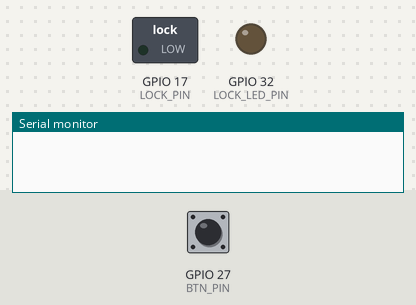
A sketch run on a simulated ESP32. Parts: switched loads named in the sketch (green lamp = pin HIGH), output pins drawn as LEDs (lit = HIGH), the last lines printed to the serial monitor. Inputs (shaded band) come from the test bench; at power-on: GPIO 27 (BTN_PIN) HIGH.

Above: at 1.2 s.
1.3 s: GPIO 27 (BTN_PIN) pulled LOW for 0.15 s
At 1.7 s:
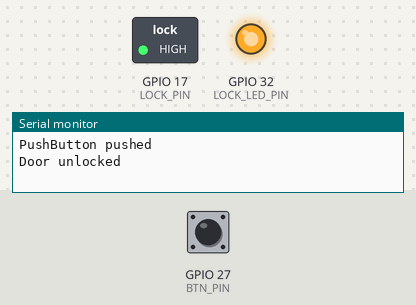
Timing chart, 0 to 7.8 s (numbered marks = the images above; inputs shaded):
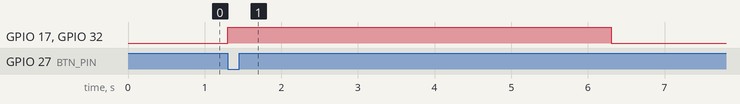

The sketch:

session_2.ino
```cpp
// (licence header left out)
#define LOCK_LED_PIN     32
#define LOCK_PIN         17
#define BTN_PIN          27

#define UNLOCK_TIMEOUT   5000  // Millisecond. For auto-relock

// Variables
int btnState = HIGH; // button not pushed by default
// Lock related variables
bool isLocked = true;
unsigned long lastUnlockTime = 0;        // The last time unlocked

void gpioSetup() {
  // Setup outputs
  pinMode(LOCK_LED_PIN, OUTPUT);
  pinMode(LOCK_PIN, OUTPUT);
  // Setup input with pull-up
  pinMode(BTN_PIN, INPUT_PULLUP);
  // Initialize outputs
  digitalWrite(LOCK_LED_PIN, LOW);
  digitalWrite(LOCK_PIN, LOW);
}

void lock() {
  digitalWrite(LOCK_LED_PIN, LOW);
  digitalWrite(LOCK_PIN, LOW);
  Serial.println("Door locked");
  isLocked = true;
}

void unlock() {
  digitalWrite(LOCK_LED_PIN, HIGH);
  digitalWrite(LOCK_PIN, HIGH);
  Serial.println("Door unlocked");
  isLocked = false;
  lastUnlockTime = millis();
}

void handlePushButton() {
  btnState = digitalRead(BTN_PIN);
  if (isLocked && btnState == LOW) {
    Serial.println("PushButton pushed");
    unlock();
  }
}

// Relock the door after delta time if the door is not opened (delay for door close bounce)
void handleAutoRelock() {
  if (!isLocked &&  (millis() - lastUnlockTime) > UNLOCK_TIMEOUT) {
    Serial.println("Auto-relock");
    lock();
  }
}

void setup() {
  Serial.begin(115200);
  gpioSetup();
}

void loop() {
  handlePushButton();
  handleAutoRelock();
}
```

Measured:
- after the input at 1.3 s, GPIO 17 (LOCK_PIN), GPIO 32 (LOCK_LED_PIN): LOW → HIGH at once, → LOW 5.0 s later
